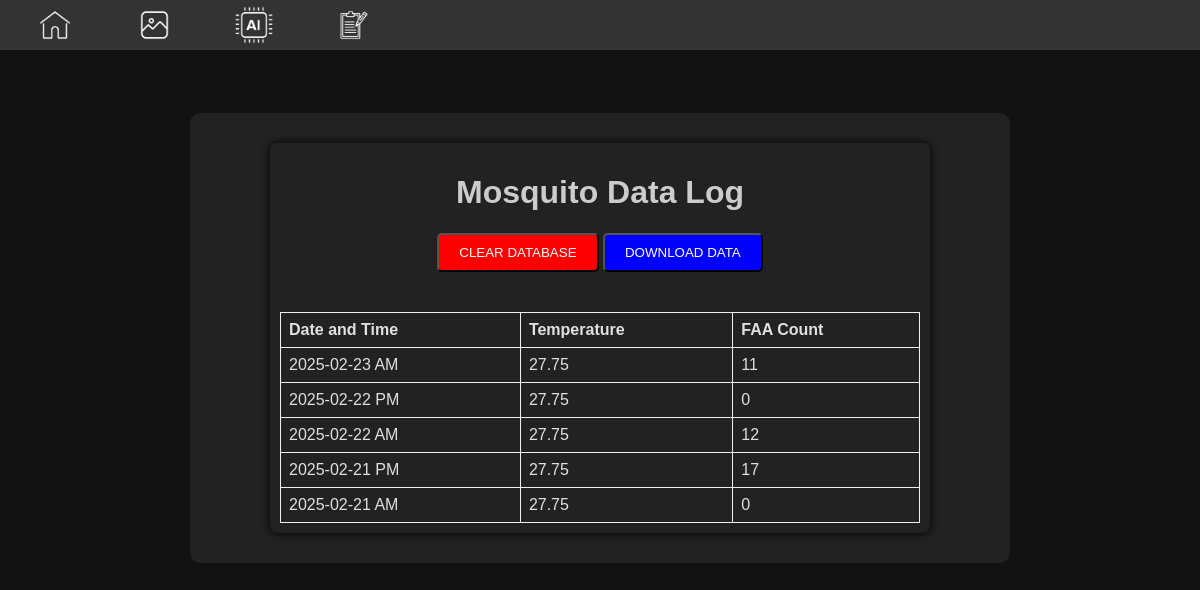
Page /data-log on the committed database.
### tables this page shows
CREATE TABLE MosquitoData (
    id INTEGER PRIMARY KEY AUTOINCREMENT,
    datetime TEXT NOT NULL,
    faa_count INTEGER,
    temperature REAL
);

### main.py (the view)
@app.route('/data-log')
def data_log():
    conn = sqlite3.connect(DATABASE_PATH)
    cursor = conn.cursor()
    cursor.execute("SELECT datetime, faa_count, temperature FROM MosquitoData ORDER BY datetime DESC")
    data = cursor.fetchall()
    conn.close()
    return render_template('data_log.html', data=data)

### templates/data_log.html (shortened to what this page needs)
{% extends "base.html" %}
{% block content %}
<div class="container_datalog">
    <h1>Mosquito Data Log</h1>
    <button onclick="clearDatabase()" class="button_cleardatabase">CLEAR DATABASE</button>
    <button onclick="downloadCSV()" class="button_download">DOWNLOAD DATA</button>
    <table>
        <tr>
            <th>Date and Time</th>
            <th>Temperature</th>
            <th>FAA Count</th>
        </tr>
        {% for row in data %}
        <tr>
            <td>{{ row[0] }}</td>
            <td>{{ row[2] }}</td>
            <td>{{ row[1] }}</td>
        </tr>
        {% endfor %}
    </table>
</div>
{% endblock %}

### templates/base.html (shortened to what this page needs)
<!DOCTYPE html>
<html lang="en">
    <head>
        <link rel="stylesheet" href="/static/styles.css">
    </head>
<body>
    <header>
        <nav class="NavBar">
            <ul class="NavBar">
                <li><a href="/" title="Home"><img src="/static/images/Home.png" alt="Home"></a></li>
                <li><a href="/gallery" title="Gallery"><img src="/static/images/Gallery.png" alt="Gallery"></a></li>
                <li><a href="/inference" title="Inference"><img src="/static/images/Inference.png" alt="Inference"></a></li>
                <li><a href="/data-log" title="Data Log"><img src="/static/images/DataLog.png" alt="Data Log"></a></li>
            </ul>
        </nav>
    </header>
    <div class="full-height">
        <div class="container">
            {% block content %}{% endblock %}
        </div>
    </div>
</body>
</html>

### static/styles.css (style rules this page uses)
body { margin: 0; padding: 0; padding-top: 100px; background-color: #121212; font-family: Arial, sans-serif; color: #e0e0e0; height: 100%; overflow: auto; }
header { background-color: #333; padding: 5px 10px; color: white; display: flex; justify-content: flex-end; align-items: center; width: 100%; position: fixed; top: 0; z-index: 1050; }
header a { color: white; font-size: 18px; text-decoration: none; padding: 10px 15px; margin: 0 5px; background-color: transparent; }
.container { background-color: #222; padding: 10px; margin: auto; margin-top: 3px; border-radius: 10px; width: 80%; max-width: 800px; text-align: center; position: relative; z-index: 100; }
h1, h2, h3, p { color: #ccc; }
.full-height { padding: 10px; margin: 0 auto; display: flex; flex-direction: column; justify-content: center; align-items: center; height: auto; }
nav { background-color: #333; overflow: hidden; width: 100%; }
.NavBar { background-color: #333; overflow: hidden; width: 100%; height: 40px; }
nav ul { list-style-type: none; margin: 0; padding: 0; display: flex; align-items: center; }
nav ul li { margin-right: 10px; }
nav ul li a { display: flex; align-items: center; color: white; padding: 10px 16px; text-decoration: none; }
nav ul li a img { height: 40px; width: auto; }
table { width: 100%; margin-top: 20px; border-collapse: collapse; }
table, th, td { border: 1px solid #eee; }
th, td { padding: 8px; text-align: left; }
.container_datalog { width: 80%; margin: 20px auto; padding: 10px; background-color: #222; border-radius: 8px; box-shadow: 0 0 10px #000; text-align: center; }
.button_download { margin-bottom: 20px; padding: 10px 20px; background-color: blue; color: white; text-decoration: none; border-radius: 5px; transition: background-color 0.3s; }
.button_cleardatabase { margin-bottom: 20px; padding: 10px 20px; background-color: red; color: white; text-decoration: none; border-radius: 5px; transition: background-color 0.3s; }

### rows in the picture
MosquitoData: datetime "2025-02-23 AM", temperature "27.75", faa_count "11"
MosquitoData: datetime "2025-02-22 PM", temperature "27.75", faa_count "0"
MosquitoData: datetime "2025-02-22 AM", temperature "27.75", faa_count "12"
MosquitoData: datetime "2025-02-21 PM", temperature "27.75", faa_count "17"
MosquitoData: datetime "2025-02-21 AM", temperature "27.75", faa_count "0"
